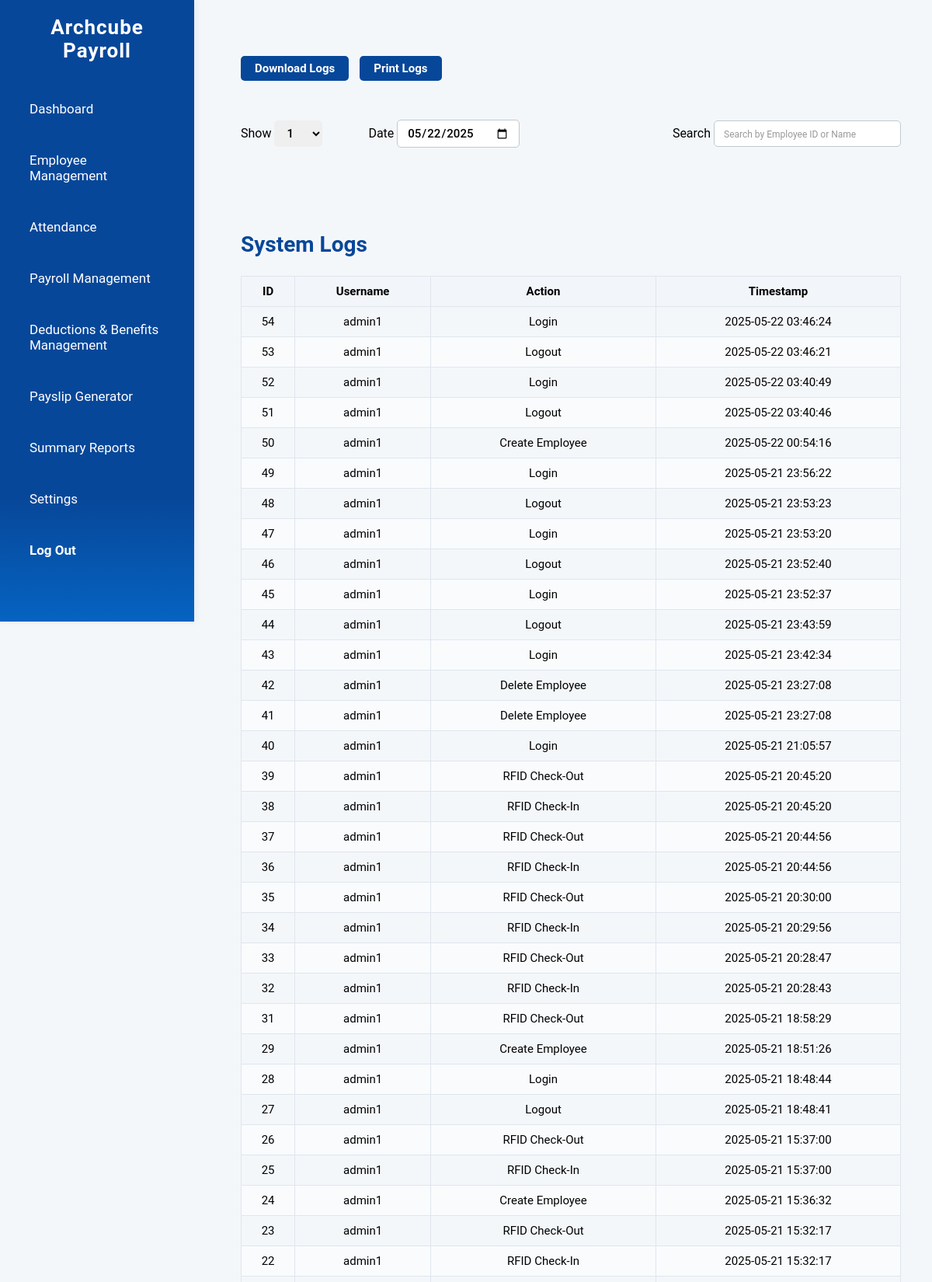
Page /includes/viewLogs.php (signed in, upper part) on the committed database.
### tables this page shows
CREATE TABLE `systemlogs` (
  `logId` int NOT NULL AUTO_INCREMENT,
  `userId` int NOT NULL,
  `actionTypeId` int NOT NULL,
  `timestamp` datetime DEFAULT CURRENT_TIMESTAMP,
  PRIMARY KEY (`logId`),
  KEY `userId` (`userId`),
  KEY `actionTypeId` (`actionTypeId`),
  CONSTRAINT `systemlogs_ibfk_1` FOREIGN KEY (`userId`) REFERENCES `users` (`userId`),
  CONSTRAINT `systemlogs_ibfk_2` FOREIGN KEY (`actionTypeId`) REFERENCES `actiontypes` (`actionTypeId`)
);

CREATE TABLE `users` (
  `userId` int NOT NULL AUTO_INCREMENT,
  `username` varchar(50) NOT NULL,
  `password` varchar(255) NOT NULL,
  `role` varchar(20) NOT NULL DEFAULT 'admin',
  `secQuesId` int DEFAULT NULL,
  `secQuesAnswer` varchar(255) DEFAULT NULL,
  `created_at` timestamp NULL DEFAULT CURRENT_TIMESTAMP,
  PRIMARY KEY (`userId`),
  UNIQUE KEY `username` (`username`),
  KEY `secQuesId` (`secQuesId`),
  CONSTRAINT `users_ibfk_1` FOREIGN KEY (`secQuesId`) REFERENCES `secques` (`secQuesId`) ON DELETE SET NULL ON UPDATE CASCADE
);

CREATE TABLE `actiontypes` (
  `actionTypeId` int NOT NULL AUTO_INCREMENT,
  `actionName` varchar(100) NOT NULL,
  `description` text,
  PRIMARY KEY (`actionTypeId`)
);

### includes/viewLogs.php (the view, shortened to what this page needs)
<?php
$pdo = include '../config/database.php';
$sql = "SELECT
            l.logId,
            u.username,
            a.actionName,
            l.timestamp
        FROM systemLogs l
        JOIN users u ON l.userId = u.userId
        JOIN actionTypes a ON l.actionTypeId = a.actionTypeId
        ORDER BY l.timestamp DESC";
$stmt = $conn->query($sql);
$logs = $stmt->fetchAll(PDO::FETCH_ASSOC);
?>
<html lang="en">
<head>
    <link rel="stylesheet" href="../assets/css/viewLogStyle.css" />
</head>
<body>
    <div class="side_bar">
        <h1>Archcube Payroll</h1>
        <div class="side_bar_container">
            <div class="side_bar_item">
                <a href="../includes/dashboard.php">Dashboard</a>
            </div>
            <div class="side_bar_item">
                <a href="../includes/user_management2.php">Employee Management</a>
            </div>
            <div class="side_bar_item">
                <a href="../includes/attendance.php">Attendance</a>
            </div>
            <div class="side_bar_item">
                <a href="../includes/Payroll_Mangement.php">Payroll Management</a>
            </div>
            <div class="side_bar_item">
                <a href="../includes/deduc&benefits.php">Deductions & Benefits Management</a>
            </div>
            <div class="side_bar_item">
                <a href="../includes/payslip.php">Payslip Generator</a>
            </div>
            <div class="side_bar_item">
                <a href="../includes/reports.php">Summary Reports</a>
            </div>
            <div class="side_bar_item">
                <a href="../includes/setting.php">Settings</a>
            </div>
            <div class="side_bar_item">
                <a href="../includes/logout.php" class="logout" onclick="return confirmLogout();">Log Out</a>
            </div>
        </div>
    </div>
    <div class="main_content">
        <div class="download_group">
            <button type="submit" name="download_attendance" class="download_button">Download Logs</button>
            <button type="submit" name="print_attendance" class="download_button">Print Logs</button>
        </div>
        <div class="tools_group">
            <div class="left-group">
                <label for="show_ent">Show</label>
                <select name="show_ent" id="show_ent">
                    <?php for ($i = 1; $i <= 20; $i++) echo "<option value=\"$i\">$i</option>"; ?>
                </select>
                <label for="ent_date">Date</label>
                <input type="date" name="ent_date" id="ent_date" required value="<?php echo date('Y-m-d'); ?>">
            </div>
            <div class="right-group">
                <label for="search_input">Search</label>
                <input type="text" name="search_input" id="search_input" placeholder="Search by Employee ID or Name">
            </div>
        </div>
        <div class="table_logs">
            <h2>System Logs</h2>
            <table class="data_table">
                <thead>
                    <tr>
                        <th>ID</th>
                        <th>Username</th>
                        <th>Action</th>
                        <th>Timestamp</th>
                    </tr>
                </thead>
                <tbody>
                    <?php foreach ($logs as $log): ?>
                        <tr>
                            <td><?= htmlspecialchars($log['logId']) ?></td>
                            <td><?= htmlspecialchars($log['username']) ?></td>
                            <td><?= htmlspecialchars($log['actionName']) ?></td>
                            <td><?= htmlspecialchars($log['timestamp']) ?></td>
                        </tr>
                    <?php endforeach; ?>
                </tbody>
            </table>
        </div>
    </div>
</body>
</html>

### assets/css/viewLogStyle.css (style rules this page uses)
* { margin: 0; padding: 0; box-sizing: border-box; font-family: "Roboto", sans-serif; }
body { background: #f4f7fa; }
.side_bar { width: 250px; position: fixed; top: 0; left: 0; background: linear-gradient(180deg, #074799 80%, #0563c1 100%); color: white; height: 100vh; padding: 20px; overflow-y: auto; box-shadow: 2px 0 8px rgba(7, 71, 153, 0.08); }
.side_bar h1 { font-size: 26px; margin-bottom: 28px; text-align: center; letter-spacing: 1px; font-weight: 700; }
.side_bar_container { display: flex; flex-direction: column; gap: 12px; }
.side_bar_item { padding: 12px 18px; border-radius: 6px; transition: background 0.2s, color 0.2s; margin-top: 10px; }
.side_bar_item a { text-decoration: none; color: white; font-size: 17px; display: flex; align-items: center; gap: 8px; }
.logout { color: #ff4d4d; font-weight: bold; }
.main_content { margin-left: 270px; padding: 32px 40px; min-height: 100vh; border-radius: 18px 0 0 0; overflow-y: auto; display: flex; flex-direction: column; gap: 28px; }
.main_content h2 { font-size: 28px; margin-top: 30px; margin-bottom: 24px; color: #074799; font-weight: 700; }
.download_group { display: flex; align-items: center; gap: 14px; margin-top: 40px; margin-bottom: 22px; padding: 0; }
.download_group button, .download_group a { background: #074799; color: #fff; border: none; border-radius: 5px; padding: 7px 18px; font-size: 15px; font-weight: bold; cursor: pointer; transition: background 0.2s; box-shadow: none; text-decoration: none; display: flex; align-items: center; gap: 6px; }
.tools_group { display: flex; justify-content: space-between; align-items: center; flex-wrap: wrap; gap: 10px; }
.tools_group #show_ent { border: none; border-radius: 5px; padding: 7px 12px; font-size: 15px; font-weight: 500; margin-right: 55px; cursor: pointer; transition: background 0.2s; }
.tools_group #ent_date { background: #fff; border: 1px solid #bfc9d1; border-radius: 5px; padding: 7px 12px; font-size: 15px; font-weight: 500; outline: none; transition: border 0.2s; }
.tools_group #search_input { background: #fff; border: 1px solid #bfc9d1; border-radius: 5px; padding: 7px 12px; font-size: 15px; font-weight: 500; outline: none; transition: border 0.2s; }
.tools_group #search_input::placeholder { font-size: 12px; font-weight: 400; color: #999; }
.table_logs { width: 100%; overflow-x: auto; background: transparent; box-shadow: none; border-radius: 0; padding: 0; margin-top: 50px; }
.data_table { width: 100%; border-collapse: collapse; font-size: 15px; background: transparent; }
.data_table th, .data_table td { border: 1px solid #e0e6ed; padding: 10px 8px; text-align: center; background: transparent; }
.data_table th { font-weight: 600; background: #f2f6fa; }
.data_table tbody tr:nth-child(even) { background: #f9fbfd; }

### rows in the picture
systemlogs: logId "54", userId.username "admin1", actionTypeId.actionName "Login", timestamp "2025-05-22 03:46:24"
systemlogs: logId "53", userId.username "admin1", actionTypeId.actionName "Logout", timestamp "2025-05-22 03:46:21"
systemlogs: logId "52", userId.username "admin1", actionTypeId.actionName "Login", timestamp "2025-05-22 03:40:49"
systemlogs: logId "51", userId.username "admin1", actionTypeId.actionName "Logout", timestamp "2025-05-22 03:40:46"
systemlogs: logId "50", userId.username "admin1", actionTypeId.actionName "Create Employee", timestamp "2025-05-22 00:54:16"
systemlogs: logId "49", userId.username "admin1", actionTypeId.actionName "Login", timestamp "2025-05-21 23:56:22"
systemlogs: logId "48", userId.username "admin1", actionTypeId.actionName "Logout", timestamp "2025-05-21 23:53:23"
systemlogs: logId "47", userId.username "admin1", actionTypeId.actionName "Login", timestamp "2025-05-21 23:53:20"
systemlogs: logId "46", userId.username "admin1", actionTypeId.actionName "Logout", timestamp "2025-05-21 23:52:40"
systemlogs: logId "45", userId.username "admin1", actionTypeId.actionName "Login", timestamp "2025-05-21 23:52:37"
systemlogs: logId "44", userId.username "admin1", actionTypeId.actionName "Logout", timestamp "2025-05-21 23:43:59"
systemlogs: logId "43", userId.username "admin1", actionTypeId.actionName "Login", timestamp "2025-05-21 23:42:34"
systemlogs: logId "42", userId.username "admin1", actionTypeId.actionName "Delete Employee", timestamp "2025-05-21 23:27:08"
systemlogs: logId "41", userId.username "admin1", actionTypeId.actionName "Delete Employee", timestamp "2025-05-21 23:27:08"
systemlogs: logId "40", userId.username "admin1", actionTypeId.actionName "Login", timestamp "2025-05-21 21:05:57"
systemlogs: logId "39", userId.username "admin1", actionTypeId.actionName "RFID Check-Out", timestamp "2025-05-21 20:45:20"
systemlogs: logId "38", userId.username "admin1", actionTypeId.actionName "RFID Check-In", timestamp "2025-05-21 20:45:20"
systemlogs: logId "37", userId.username "admin1", actionTypeId.actionName "RFID Check-Out", timestamp "2025-05-21 20:44:56"
systemlogs: logId "36", userId.username "admin1", actionTypeId.actionName "RFID Check-In", timestamp "2025-05-21 20:44:56"
systemlogs: logId "35", userId.username "admin1", actionTypeId.actionName "RFID Check-Out", timestamp "2025-05-21 20:30:00"
systemlogs: logId "34", userId.username "admin1", actionTypeId.actionName "RFID Check-In", timestamp "2025-05-21 20:29:56"
systemlogs: logId "33", userId.username "admin1", actionTypeId.actionName "RFID Check-Out", timestamp "2025-05-21 20:28:47"
systemlogs: logId "32", userId.username "admin1", actionTypeId.actionName "RFID Check-In", timestamp "2025-05-21 20:28:43"
systemlogs: logId "31", userId.username "admin1", actionTypeId.actionName "RFID Check-Out", timestamp "2025-05-21 18:58:29"
systemlogs: logId "29", userId.username "admin1", actionTypeId.actionName "Create Employee", timestamp "2025-05-21 18:51:26"
systemlogs: logId "28", userId.username "admin1", actionTypeId.actionName "Login", timestamp "2025-05-21 18:48:44"
systemlogs: logId "27", userId.username "admin1", actionTypeId.actionName "Logout", timestamp "2025-05-21 18:48:41"
systemlogs: logId "26", userId.username "admin1", actionTypeId.actionName "RFID Check-Out", timestamp "2025-05-21 15:37:00"
systemlogs: logId "25", userId.username "admin1", actionTypeId.actionName "RFID Check-In", timestamp "2025-05-21 15:37:00"
systemlogs: logId "24", userId.username "admin1", actionTypeId.actionName "Create Employee", timestamp "2025-05-21 15:36:32"
systemlogs: logId "23", userId.username "admin1", actionTypeId.actionName "RFID Check-Out", timestamp "2025-05-21 15:32:17"
systemlogs: logId "22", userId.username "admin1", actionTypeId.actionName "RFID Check-In", timestamp "2025-05-21 15:32:17"

### other values in the picture
form field show_ent "1"
